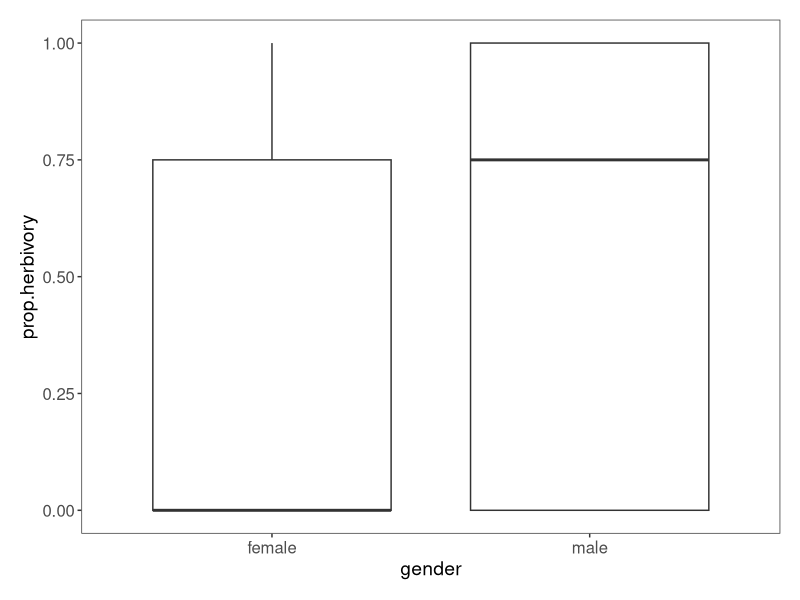
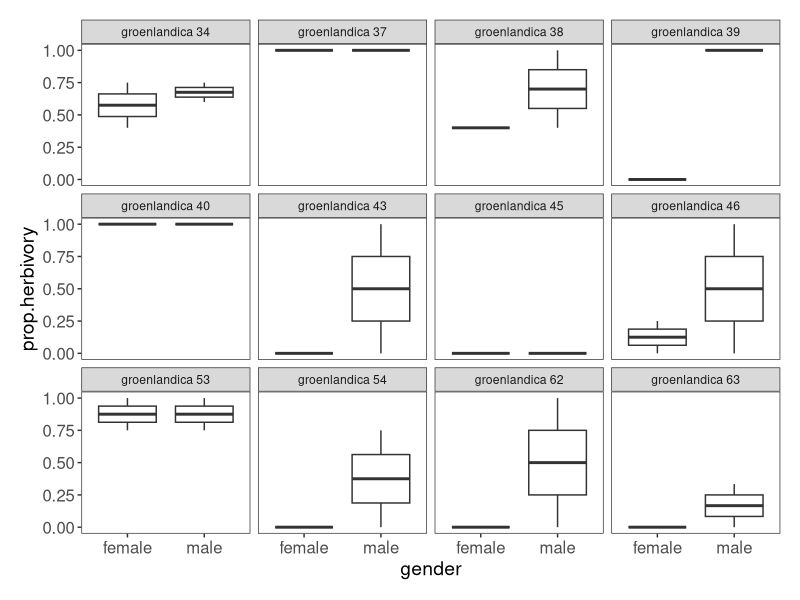
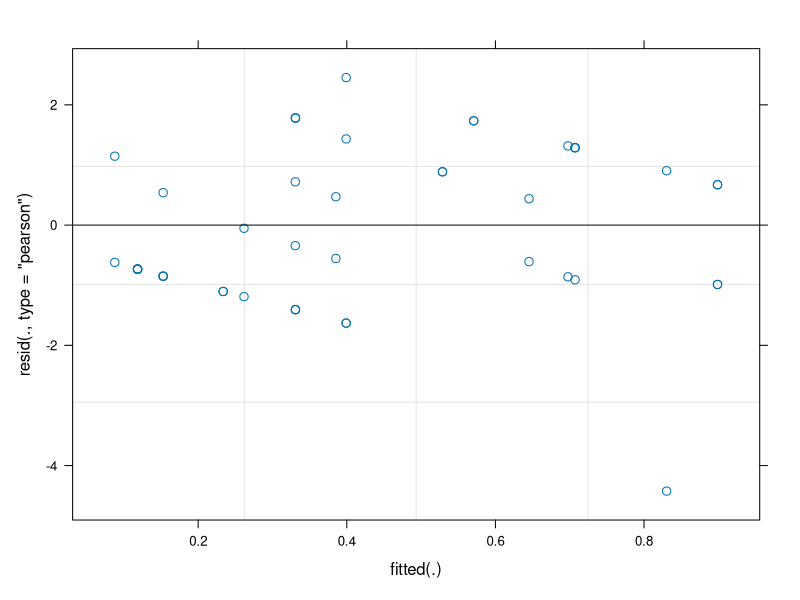
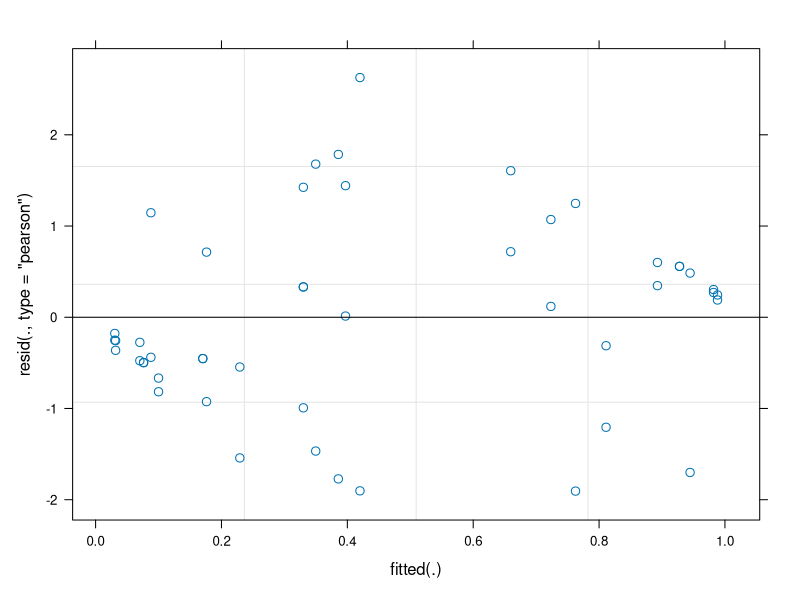
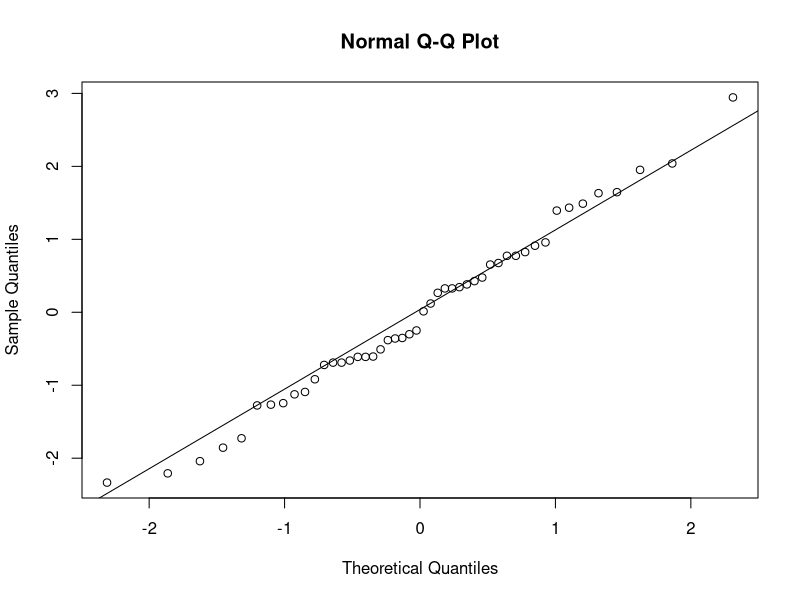
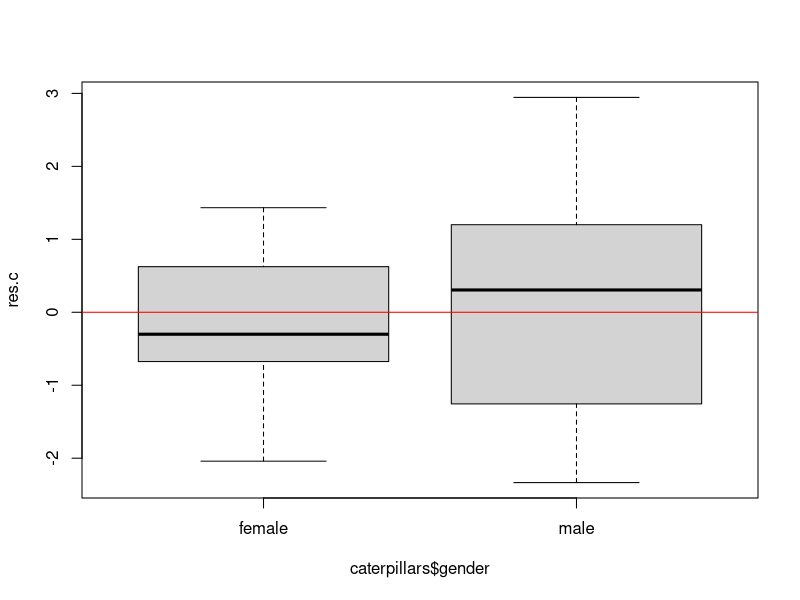
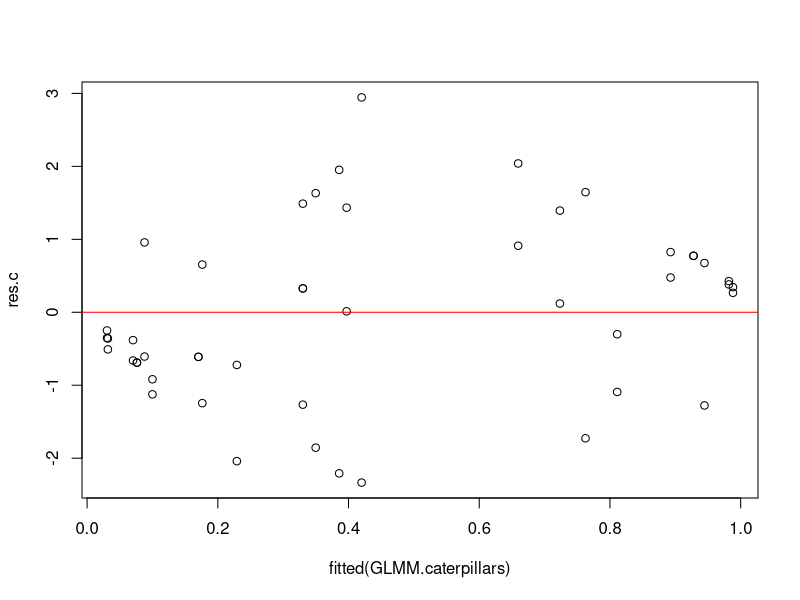
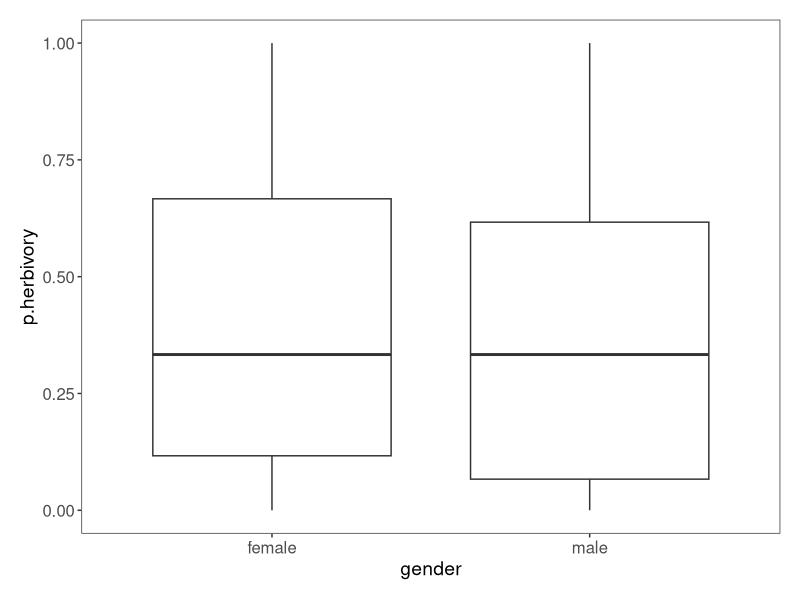

Source code (R) for these figures, in order:
#~~~~~~~~~~~~~~~~~~~~~~~~~~~~~~~~~~~~~~~~~~~~~~~~~~~~~~~~~~~~~~~~~~~~~~~~~~~~~~~
#     GENDER-BIASED HERBIVORY BY (IN)VERTEBRATE HERBIVORES
#               Isabel C Barrio (isabel@lbhi.is)
#                          24-Mar-2026 
#~~~~~~~~~~~~~~~~~~~~~~~~~~~~~~~~~~~~~~~~~~~~~~~~~~~~~~~~~~~~~~~~~~~~~~~~~~~~~~~

# the dataset contains data on foraging preferences of Arctic moth caterpillars
# (Gynaephora groenlandica) and collared pikas (Ochotona collaris) assessed 
# using cafeteria trials in summer 2013

# libraries---- 
# packages to be used
library(readxl)      # to import data directly from Excel
library(dplyr)       # to handle data
library(tidyverse)   # to handle data
library(ggplot2)     # to make fancy plots :)
library(lme4)        # to build GLMMs
library(lmerTest)    # to get p-values of GLMMs
library(ggpubr)      # to combine ggplots


# load datasets ----
# datasets are in separate files; the first dataset contains data
# for caterpillars and the second for pikas

# for the caterpillar cafeterias, the variables in the dataset are:    
    #"caterpillar": ID code for each caterpillar used in the cafeterias
    #"age": categorical variable for larval instar: young (2 yellow spots) or old (more than 2 yellow spots)
    #"date": date when the cafeteria was run
    #"species": plant species, Salix arctica and Salix reticulata
    #           we will only use Salix arctica here
    #"position": position of the plant in the cafeteria: 1: upper left, 2: upper right, 3: lower left, 4: lower right
    #"code": ID for plant individuals
    #"gender": plant sex (male, female)
    #"ileaves": initial number of leaves
    #"fleaves": final number of leaves
    #"c": dehydration factor; weight gained/lost by each plant species
    #"iweight": initial weight of plant
    #"fweight": final weight of plant
    #"eaten": weight (gr) eaten by the caterpillar, taking into account the dehydration factor (proportion)
    #"herbivory": code for herbivory 0-4 (not eaten to completely eaten)
caterpillars <- read_excel("data/cafeterias_caterpillars.xlsx", sheet= "cafeterias_caterpillars") %>% 
                  # calculate the proportion of herbivory (value between 0-1) for each plant sample
                  # herbivory was recorded on a scale 0-4, so 1 would be completely eaten
                  mutate(p.herbivory = herbivory/4,
                         no.herbivory = 4 - herbivory,
                         # alternative way: proportion of initial leaves that are consumed
                         prop.herbivory = (ileaves-fleaves)/ileaves) %>% 
                  filter(species == "Salix arctica")

# for the pika cafeterias, the variables in the dataset are:    
    #"id": ID code for each pika used in the cafeterias
    #"area": area within the study area (greenhouses, KLM talus)
    #"date": date when the cafeteria was run
    #"trial": number of trial (3 trials per pika)
    #"plantID": ID for the plant individual
    #"sex": plant sex (male, female)
    #"leaves.removed": number of leaves removed from the cafeteria tubes

pikas <- read_excel("data/cafeterias_pikas.xlsx", sheet= "cafeterias_pikas") %>%
              mutate(gender = sex) %>% 
              # calculate the proportion of herbivory (value between 0-1) 
              # as the proportion of leaves removed from each tube
              mutate(p.herbivory = leaves.removed/5,
                     leaves.remain = 5 - leaves.removed)
# pooling the three subsequent cafeteria trials together (15 leaves total)
# we will use this for final analyses
pikas.p <- read_excel("data/cafeterias_pikas.xlsx", sheet= "cafeterias_pikas") %>%
              mutate(gender = sex) %>% 
              group_by(id, gender) %>% 
                summarize(leaves.eaten = sum(leaves.removed)) %>% 
              # calculate the proportion of herbivory (value between 0-1) 
              # as the proportion of leaves removed from each tube
              mutate(p.herbivory = leaves.eaten/15,
                     leaves.remain = 15 - leaves.eaten)                  


# customised functions ----
# define the parameters for our graphs
theme_cafeterias <- function(){    # create a new theme function for the style of graphs
  theme_bw()+                      # use a predefined theme as a base
  theme(axis.text.x = element_text(size = 12),
        axis.text.y = element_text(size = 12),
        axis.title = element_text(size = 14),
        panel.grid = element_blank(),
        plot.margin = unit(c(0.5, 0.5, 0.5, 0.5), units = , "cm"),
        plot.title = element_text(size = 20, vjust = 1, hjust = 0.5),
        legend.text = element_text(size = 12, face = "italic"),
        legend.title = element_blank(),
        legend.position = c(0.9, 0.9))
}


## caterpillars ----
# we have two options for the response variable: 1) our visual estimate 
# of herbivory on each plant sample, or 2) the weight eaten. Both variables
# yielded similar results (see older analyses) so we keep the visual estimate
# because it is easier to compare to the pika cafeterias

# nr of leaves per stem in the plat samples?
mean(caterpillars$ileaves); min(caterpillars$ileaves); max(caterpillars$ileaves)

# does plant sex have an effect? a quick visual exploration
ggplot(caterpillars, aes(x=gender, y=prop.herbivory)) +       
    geom_boxplot()+
    theme_cafeterias()

# do caterpillars respond similarly to plant sex?
ggplot(caterpillars, aes(x = gender, y = prop.herbivory)) +       
    geom_boxplot()+
    facet_wrap(~caterpillar) +
    theme_cafeterias()

# how much did caterpillars consume?
caterpillars %>% group_by(caterpillar) %>% 
                  summarise(mean.cat = mean(prop.herbivory)) %>% 
                    summarise(N = n(),
                              mean = mean(mean.cat), 
                              sd = sd(mean.cat), 
                              se = sd/sqrt(N),
                              ci = 1.96*se)

# to check differences statistically we'll use a LINEAR MIXED MODEL,
# including caterpillar as a random factor to account for the non-independence 
# between the 4 measurements for each caterpillar

# we can check the proportion of herbivory on each sample
GLMM.caterpillars<- glmer(cbind(herbivory, no.herbivory) ~ gender +(1|caterpillar), 
                   family=binomial, data=caterpillars)
summary(GLMM.caterpillars)
  plot(GLMM.caterpillars)
  
# but we can also check the number of leaves with herbivory after the trial
# we report these values in the paper, because it is more comparable to the pika trials
GLMM.caterpillars<- glmer(cbind((ileaves-fleaves), fleaves) ~ gender +(1|caterpillar), 
                   family=binomial, data=caterpillars)
summary(GLMM.caterpillars)
  plot(GLMM.caterpillars)

summary.caterpillars.eaten <- caterpillars %>%
                                group_by(gender) %>% 
                                 summarise(N = n(),
                                          mean = mean(prop.herbivory), 
                                          sd = sd(prop.herbivory), 
                                          se = sd/sqrt(N),
                                          ci = 1.96*se)

fig.caterpillars <- ggplot(summary.caterpillars.eaten, aes(x = gender, y = mean)) +       
                      geom_bar(position = "dodge", stat = "identity", fill = "#4A708B") +
                      geom_errorbar(aes(x = gender, ymin = mean-se, ymax = mean+se), 
                                    width = .1, position = position_dodge(0.9)) +
                      annotate(geom = "text", x = 1.5, y = 0.9, label = "***", size = 10) +
                      scale_y_continuous(limits = c(0,1)) +
                      labs(title = "a. Arctic moth caterpillars",
                           x = "plant sex", y = "proportion of herbivory\n") + 
                      theme_cafeterias()

# validate the assumptions of our model
res.c <- resid(GLMM.caterpillars)
# check normality of the residuals
qqnorm(res.c); qqline(res.c)  # we want to see the residuals (dots) over the solid line
                              # we can be more or less happy with that
# check homogeneity of the residuals
boxplot(res.c ~ caterpillars$gender); abline(h=0, col = "red")
                            # we want to see the same spread for both boxes 
                            # here too, we can be more or less happy (we don't want to see huge deviations)
plot(res.c ~ fitted(GLMM.caterpillars)); abline(h = 0, col = "red")
                            # we want to see the same spread along the x-axis 
                            # the plot looks good :)
# so we can be quite happy with our model :)



## pikas----
# does plant sex have an effect? a quick visual exploration
ggplot(pikas.p, aes(x = gender, y = p.herbivory)) +       
    geom_boxplot()+
    theme_cafeterias()

# do pikas respond similarly to plant sex?
ggplot(pikas.p, aes(x = gender, y = p.herbivory)) +       
    geom_boxplot()+
    facet_wrap(~id) +
    theme_cafeterias()

# how much did pikas consume?
pikas.p %>% group_by(id) %>% 
                  summarise(mean.pika = mean(p.herbivory)) %>% 
                    summarise(N = n(),
                              mean = mean(mean.pika), 
                              sd = sd(mean.pika), 
                              se = sd/sqrt(N),
                              ci = 1.96*se)

# model
GLMM.pikas<- glmer(cbind(leaves.eaten, leaves.remain) ~ gender + (1|id), 
                   family = binomial, data = pikas.p)
summary(GLMM.pikas) #no effect of plant sex
  plot(GLMM.pikas)

summary.pikas.eaten <- pikas.p %>%
                                group_by(gender) %>% 
                                 summarise(N = n(),
                                          mean = mean(p.herbivory), 
                                          sd = sd(p.herbivory), 
                                          se = sd/sqrt(N),
                                          ci = 1.96*se)

fig.pikas <- ggplot(summary.pikas.eaten, aes(x = gender, y = mean)) +       
                      geom_bar(position = "dodge", stat = "identity", fill = "#4A708B") +
                      geom_errorbar(aes(x = gender, ymin = mean-se, ymax = mean+se), 
                                    width = .1, position = position_dodge(0.9)) +
                      scale_y_continuous(limits = c(0,1)) +
                      labs(title = "b. Collared pikas",
                           x = "plant sex", y = "proportion of herbivory\n") + 
                      theme_cafeterias()

# validate the assumptions of our model
res.p <-resid(GLMM.pikas)
# check normality of the residuals
qqnorm(res.p); qqline(res.p)  # we want to see the residuals (dots) over the solid line
                              # we can be more or less happy with that
#check homogeneity of the residuals
boxplot(res.p ~ pikas.p$gender); abline(h=0, col="red")
                            # we want to see the same spread for both boxes 
                            # here too, we can be more or less happy (we don't want to see huge deviations)
plot(res.p ~ fitted(GLMM.pikas)); abline(h = 0, col="red")
                            # we want to see the same spread along the x-axis 
                            # the plot looks good :)
# so we can be quite happy with our model :)



## Figure caterpillars vs pikas
ggarrange(fig.caterpillars, fig.pikas, 
          ncol = 2, nrow = 1)
